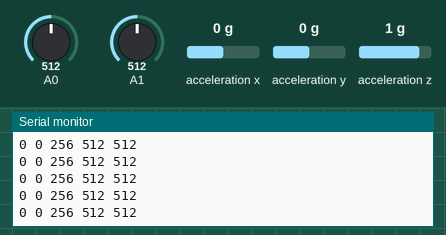
A sketch run on a simulated Arduino Uno, built with avr-gcc and run on an emulated ATmega328P. Parts: the last lines printed to the serial monitor. The test bench sets the inputs (shaded band); at power-on: acceleration x 0 g, A0 = 512, A1 = 512, acceleration y 0 g, acceleration z 1 g.

Above: at 1.2 s.
1.3 s: acceleration x set to -1.4 g
At 1.8 s:
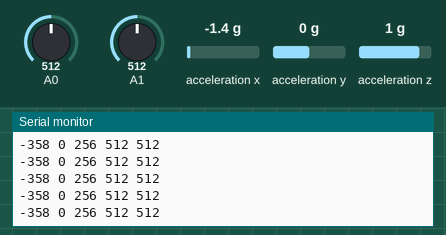
2.8 s: A0 set to 716
At 3.8 s:
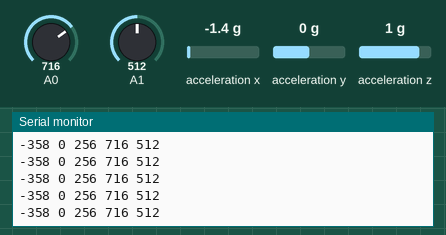
4.3 s: A1 set to 716
At 5.3 s:
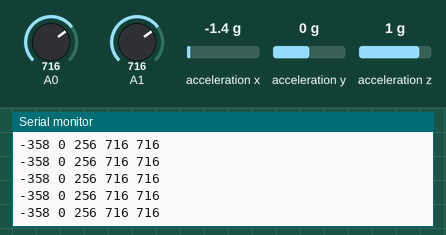
5.8 s: acceleration y set to -1.4 g
At 6.6 s:
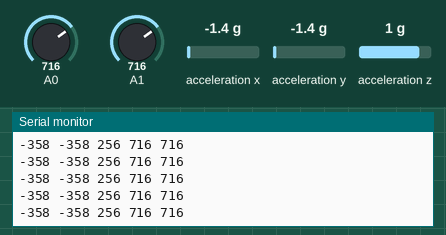
7.3 s: acceleration z set to -1.4 g
At 8.0 s:
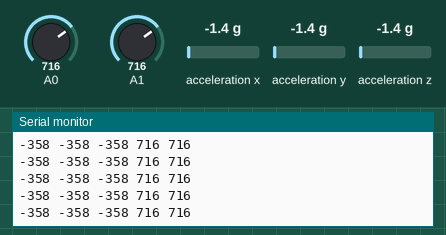
8.8 s: A0 set to 992
At 9.5 s:
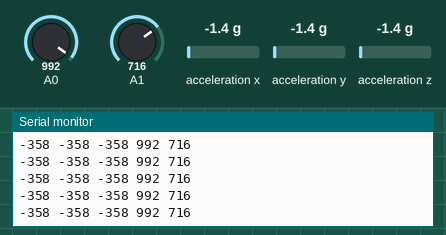
Timing chart, 0 to 11.3 s (numbered marks = the images above; inputs shaded):
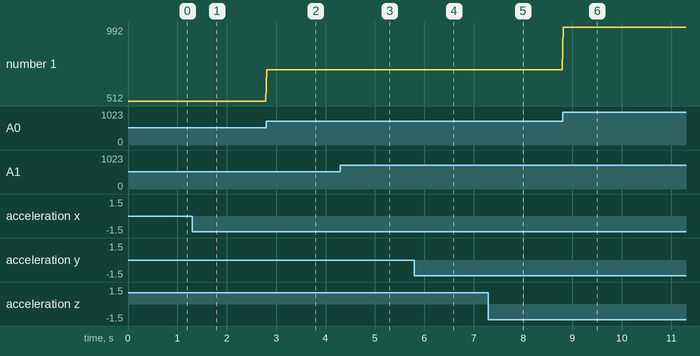

Measured:
- after the input at 1.3 s, the serial monitor: prints a new line at once (image 1)
- after the input at 2.8 s, the serial monitor: prints a new line at once (image 2)
- after the input at 4.3 s, the serial monitor: prints a new line at once (image 3)
- after the input at 5.8 s, the serial monitor: prints a new line at once (image 4)
- after the input at 7.3 s, the serial monitor: prints a new line at once (image 5)
- after the input at 8.8 s, the serial monitor: prints a new line at once (image 6)
- plotted number 1: 512 → 716 after the input at 2.8 s, 716 → 992 after the input at 8.8 s

The sketch:

FTEST_Arduino.ino
```cpp
#include <Wire.h>
#include <ADXL345.h>

ADXL345 adxl;
int x, y, z;
double g[3];

void setup() {
  Serial.begin(115200);
  adxl.powerOn();
}

void loop() {
  adxl.readXYZ(&x, &y, &z);
  int sensorValue0 = analogRead (A0);
  int sensorValue1 = analogRead (A1);
  adxl.getAcceleration(g);
  Serial.print(x);
  Serial.print(" ");
  Serial.print(y);
  Serial.print(" ");
  Serial.print(z);
  Serial.print(" ");
  Serial.print(sensorValue0);
  Serial.print(" ");
  Serial.println(sensorValue1);
  delay(10);
}
```
